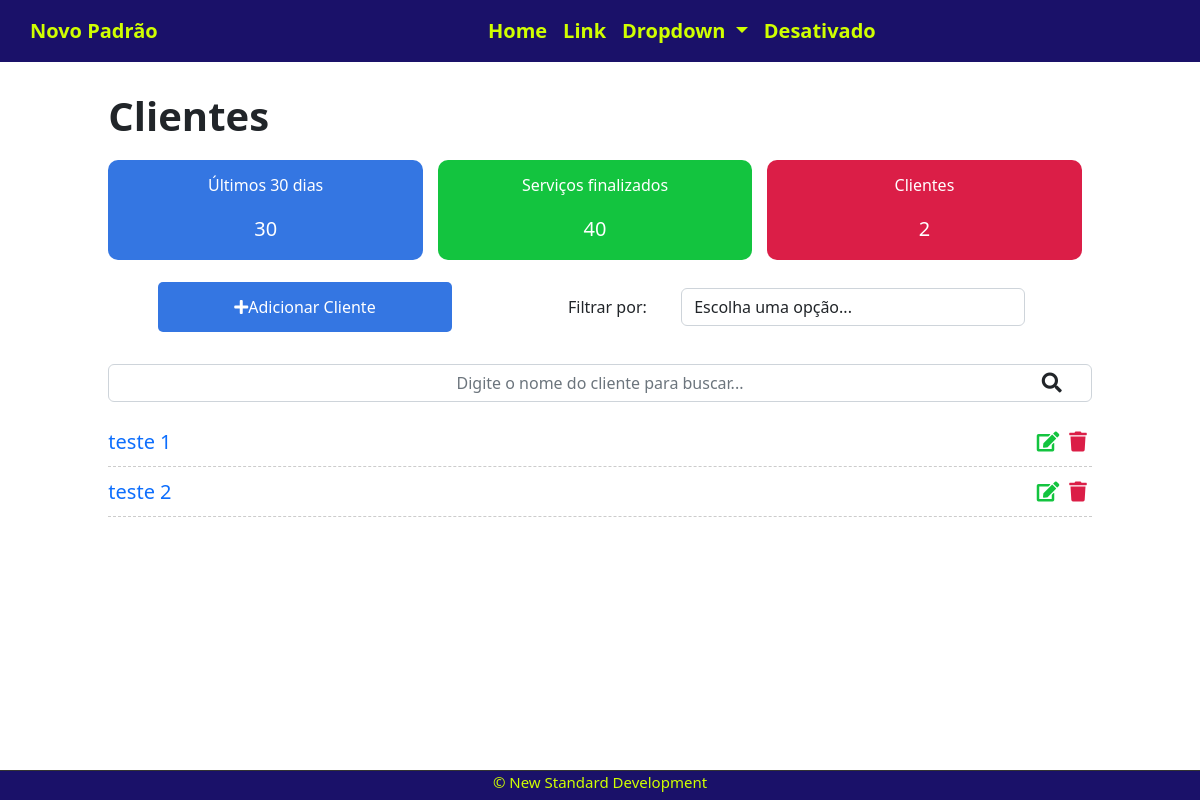
Before: /clients/ with the older database file.
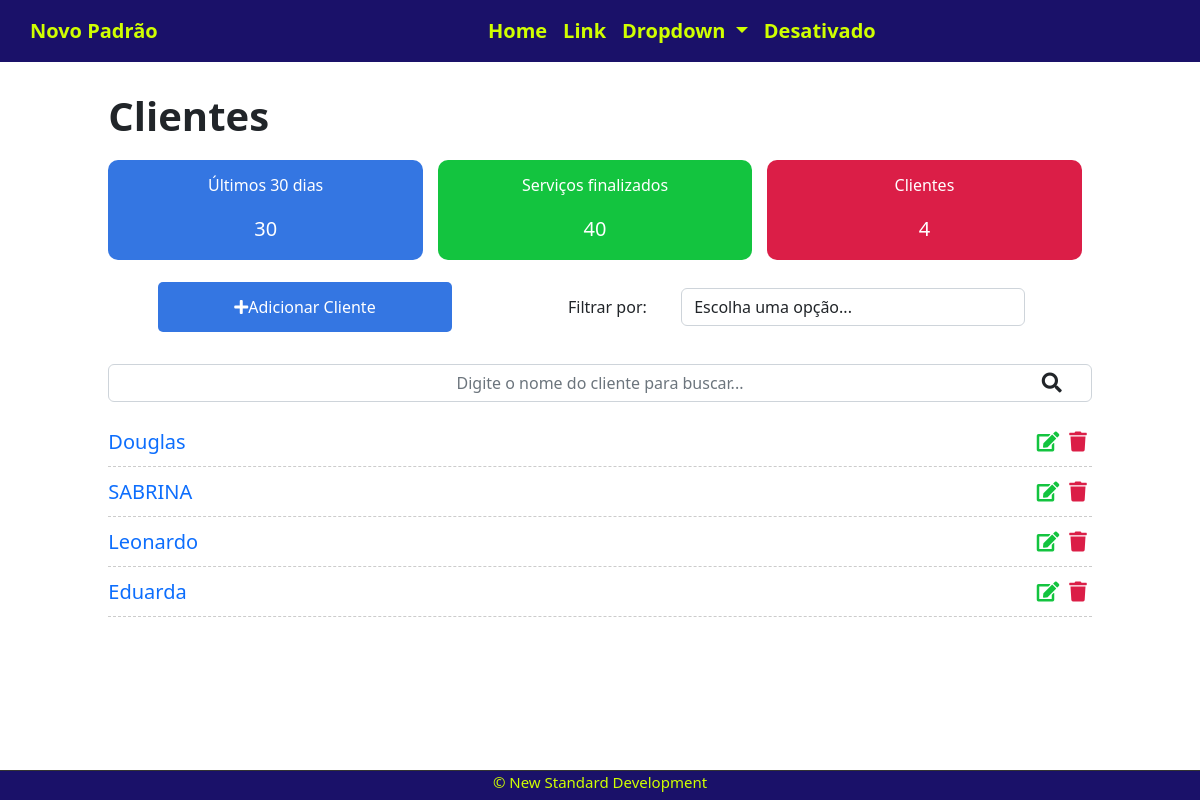
After: the same page with the newer database file.
### company/models.py (models this page shows, shortened)
class Clients(models.Model):
    TIPOS = ("1","Pessoa Fisica"),("2","Pessoa Juridica")
    nome = models.CharField(max_length=255, )
    endereco = models.CharField(max_length=255)
    tipo = models.CharField(
        max_length=10,
        choices=TIPOS,
        null=True,
        blank=True
        )
    telefone1 = models.CharField(max_length=255)
    telefone2 = models.CharField(max_length=255,null=True, blank=True)
    bairro = models.CharField(max_length=255,null=True, blank=True)
    cidade = models.CharField(max_length=255,null=True, blank=True)
    estado = models.CharField(max_length=255,null=True, blank=True)
    email = models.CharField(max_length=255,null=True, blank=True)
    create_at = models.DateTimeField(auto_now_add=True)
    update_at = models.DateTimeField(auto_now=True)

### company/views.py (the view)
# urls.py: path('clients/', views.listClients, name='clients-list'),
def listClients(request):
    clients = Clients.objects.all()
    return render(request, 'company/listclients.html', {'clients': clients})

### company/templates/company/listclients.html (shortened to what this page needs)
{% extends 'base.html' %}
{% block content %}
<div class="offset-1 col-10 list-div">
    <h1>Clientes</h1>
    <div class="flex-container dashboard-client">
        <div class="col-4 dashboard-client-box" id="dashboard-client-lastdays">
            <h4>Últimos 30 dias</h4>
            <span>30</span>
        </div>
        <div class="col-4 dashboard-client-box" id="dashboard-client-done">
            <h4>Serviços finalizados</h4>
            <span>40</span>
        </div>
        <div class="col-4 dashboard-client-box" id="dashboard-client-doing">
            <h4>Clientes</h4>
            <span>{{ clients.count }}</span>
        </div>
    </div>
    <div class="flex-container filter-div">
        <div id="add-link">
            <a href="newclient/">
                <div class="col-2 add-div">
                    <i class="fas fa-plus"></i> Adicionar Cliente
                </div>
            </a>
        </div>
        <div id="div-filter-span">
            <span>Filtrar por:</span>
            <select name="filter" id="filter" class="form-control">
                <option value="">Escolha uma opção...</option>
            </select>
        </div>
    </div>
    <div class=" flex-container search-div">
        <form method="GET" id="search-form">
            <input class="form-control" type="text" id="search" name="search"
                placeholder="Digite o nome do cliente para buscar..." value="{{ request.GET.search }}">
            <i class="fas fa-search" id="search-btn"></i>
        </form>
    </div>
    <ul class="client-list">
        {% for client in clients %}
        <li class="client-item">
            <span class="client-name"><a href="client/{{client.id}}">{{client.nome}} {{client.sobrenome}}</a></span>
            <a href="delete/{{task.id}}" class="delete-btn"><span><i class="fas fa-trash"></i></span></a>
            <a href="edit/{{task.id}}"><span><i class="fas fa-edit"></i></span></a>
        </li>
        {%endfor %}
    </ul>
</div>
{% endblock %}

Changed rows visible on the page:
removed Clients: nome "teste 1"
removed Clients: nome "teste 2"
added Clients: nome "Douglas"
added Clients: nome "SABRINA"
added Clients: nome "Leonardo"
added Clients: nome "Eduarda"
Other visible differences:
{{ clients.count }}: "2" → "4"
